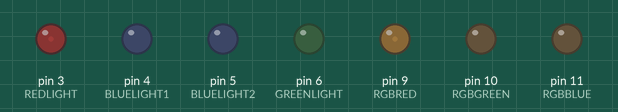
The program below on a simulated Arduino Uno, built with avr-gcc and run on an emulated ATmega328P. On the bench: output pins drawn as LEDs (lit = HIGH).

Above: at 0.15 s.
At 1.65 s:
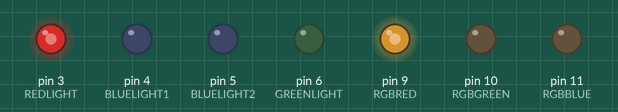
At 3.45 s:
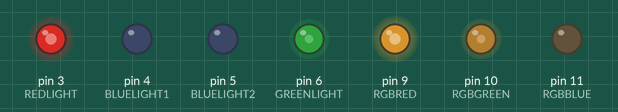
At 7.07 s:
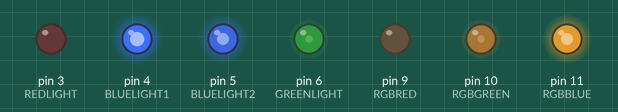
At 10.68 s:
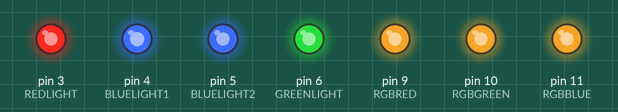
At 14.29 s:
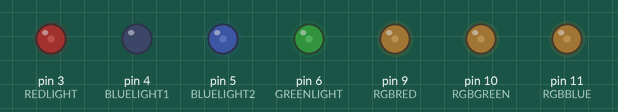
Timing chart, 0 to 16.9 s (numbered marks = the images above):
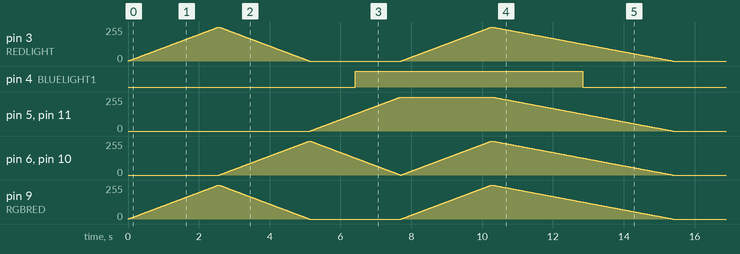

Measured:
- by itself, pin 4 (BLUELIGHT1): LOW → HIGH at 6.4 s, → LOW 6.4 s later
- by itself, pin 5 (BLUELIGHT2), pin 11 (RGBBLUE): rises from 0/255 to 255/255 in 2.6 s, then falls to 0/255 in 7.7 s

The program:

main.cpp
```cpp
#include <Arduino.h>

#define REDLIGHT 3
#define GREENLIGHT 6
#define BLUELIGHT1 4
#define BLUELIGHT2 5

#define RGBRED 9
#define RGBGREEN 10
#define RGBBLUE 11

bool turnoff = false;

void setup() {
  // put your setup code here, to run once:
  pinMode(REDLIGHT, OUTPUT);
  pinMode(GREENLIGHT, OUTPUT);
  pinMode(BLUELIGHT1, OUTPUT);
  pinMode(BLUELIGHT2, OUTPUT);
  pinMode(RGBRED, OUTPUT);
  pinMode(RGBBLUE, OUTPUT);
  pinMode(RGBGREEN, OUTPUT);
}

void loop() {
  if (!turnoff)
  {
    for (int i = 0; i<=255; i++)
    {
      analogWrite(REDLIGHT, i);
      analogWrite(RGBRED, i);
      delay(10);
    }

    for (int i = 0; i<=255; i++)
    {
      analogWrite(REDLIGHT, 255-i);
      analogWrite(RGBRED, 255-i);
      analogWrite(GREENLIGHT, i);
      analogWrite(RGBGREEN, i);
      delay(10);
    }

    for (int i = 0; i<=255; i++)
    {
      analogWrite(GREENLIGHT, 255-i);
      analogWrite(RGBGREEN, 255-i);
      analogWrite(BLUELIGHT1, i);
      analogWrite(BLUELIGHT2, i);
      analogWrite(RGBBLUE, i);
      delay(10);
    }

    for (int i = 0; i<=255; i++)
    {
      analogWrite(GREENLIGHT, i);
      analogWrite(REDLIGHT, i);
      analogWrite(RGBGREEN, i);
      analogWrite(RGBRED, i);
      delay(10);
    }

    for (int i = 0; i<=255; i++)
    {
      analogWrite(GREENLIGHT, 255-i);
      analogWrite(REDLIGHT, 255-i);
      analogWrite(BLUELIGHT1, 255-i);
      analogWrite(BLUELIGHT2, 255-i);
      analogWrite(RGBGREEN, 255-i);
      analogWrite(RGBBLUE, 255-i);
      analogWrite(RGBRED, 255-i);
      delay(20);
    }
    turnoff = true;
  }

}
```
